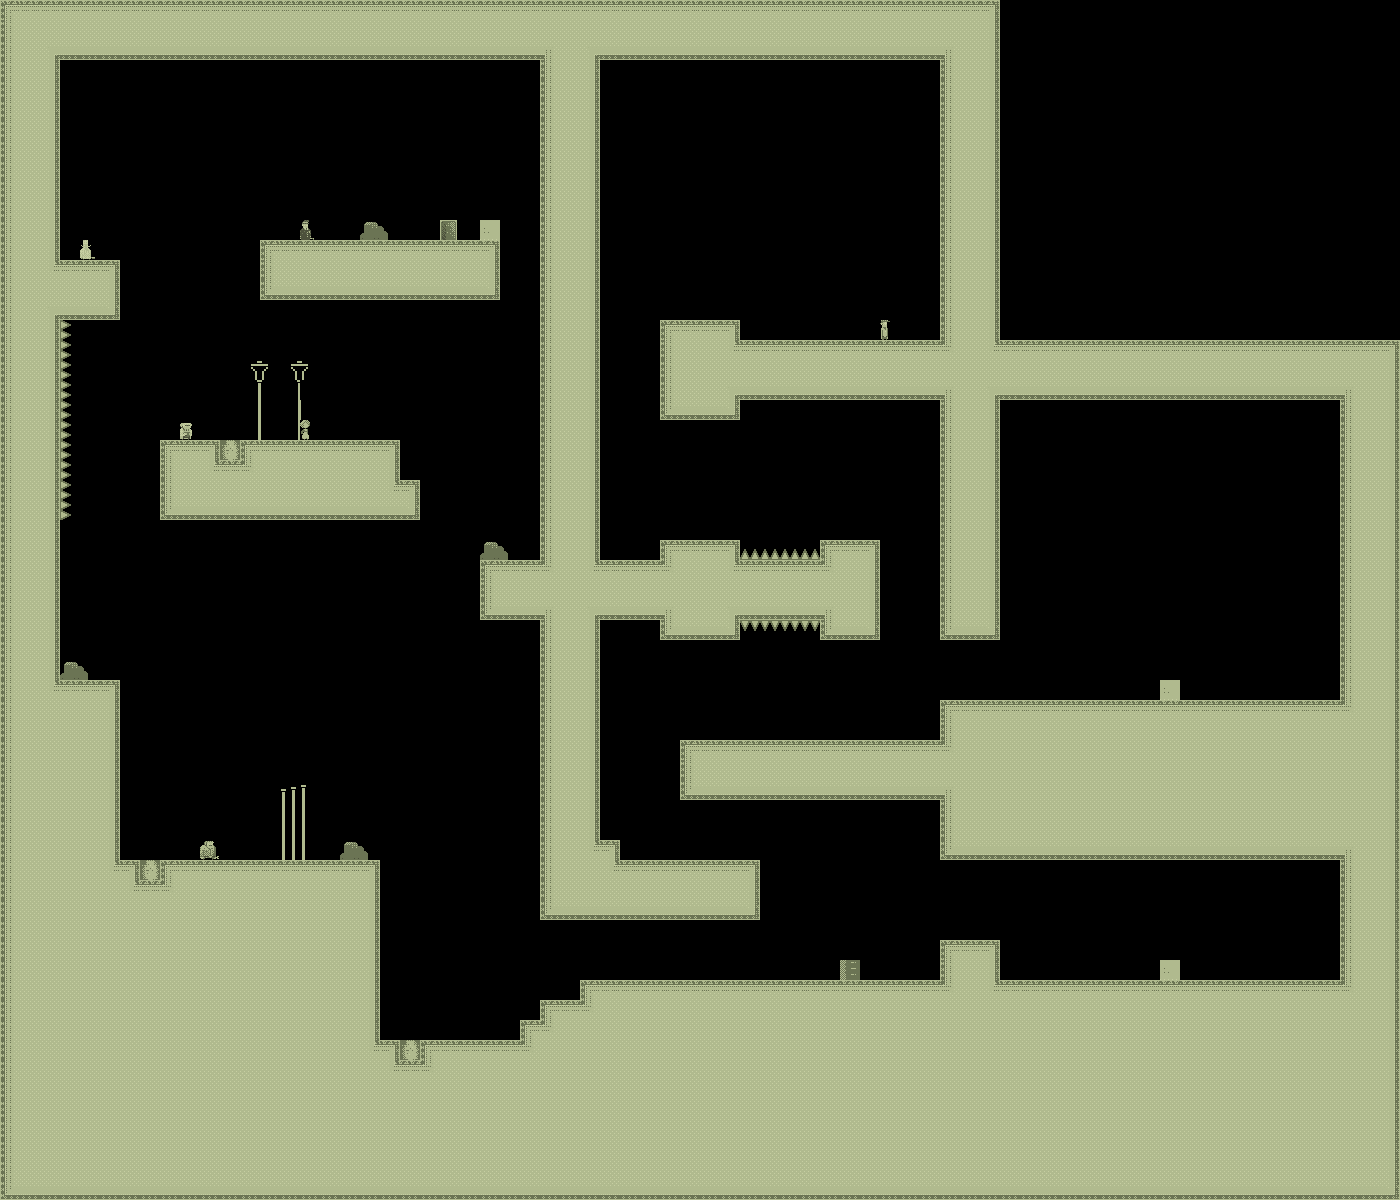

Below is a game level as drawn by its tile map, then a one-line description and the .tmx that defines it (tile-layer data replaced by summaries):
An orthogonal 70x60 tile map with 20x20 px tiles, 1 tile layer (bg) and 3 objects.

<map version="1.0" orientation="orthogonal" width="70" height="60" tilewidth="20" tileheight="20">
 <tileset firstgid="1" name="tiles_sydney" tilewidth="20" tileheight="20">
  <image source="../../../../../SuperLemonadeFactory1989Content/Lemonade/tiles_sydney.png" width="400" height="400" />
  <terraintypes>
   <terrain name="regularBlocks" tile="-1" />
  </terraintypes>
  <tile id="8" terrain=",,,0" />
  <tile id="9" terrain=",,0,0" />
  <tile id="10" terrain=",,0,0" />
  <tile id="11" terrain=",,0,0" />
  <tile id="12" terrain=",,0,0" />
  <tile id="13" terrain=",,0,0" />
  <tile id="14" terrain=",,0," />
  <tile id="15" terrain="0,0,0," />
  <tile id="16" terrain="0,0,,0" />
  <tile id="28" terrain=",0,,0" />
  <tile id="34" terrain="0,,0," />
  <tile id="35" terrain="0,,0,0" />
  <tile id="36" terrain=",0,0,0" />
  <tile id="48" terrain=",0,,0" />
  <tile id="54" terrain="0,,0," />
  <tile id="68" terrain=",0,,0" />
  <tile id="74" terrain="0,,0," />
  <tile id="88" terrain=",0,,0" />
  <tile id="94" terrain="0,,0," />
  <tile id="108" terrain=",0,,0" />
  <tile id="114" terrain="0,,0," />
  <tile id="128" terrain=",0,," />
  <tile id="129" terrain="0,0,," />
  <tile id="130" terrain="0,0,," />
  <tile id="131" terrain="0,0,," />
  <tile id="132" terrain="0,0,," />
  <tile id="133" terrain="0,0,," />
  <tile id="134" terrain="0,,," />
  <tile id="194" terrain="0,0,0,0" />
  <tile id="356">
   <properties>
    <property name="LargeCrate" value="" />
   </properties>
  </tile>
  <tile id="380">
   <properties>
    <property name="Andre" value="" />
   </properties>
  </tile>
  <tile id="381">
   <properties>
    <property name="Liselot" value="" />
   </properties>
  </tile>
  <tile id="382">
   <properties>
    <property name="Amsterdaam" value="" />
   </properties>
  </tile>
  <tile id="383">
   <properties>
    <property name="Worker" value="" />
   </properties>
  </tile>
  <tile id="384">
   <properties>
    <property name="Inspector" value="" />
   </properties>
  </tile>
  <tile id="385">
   <properties>
    <property name="Chef" value="" />
   </properties>
  </tile>
  <tile id="386">
   <properties>
    <property name="Exit" value="" />
   </properties>
  </tile>
  <tile id="387">
   <properties>
    <property name="Trampoline" value="" />
   </properties>
  </tile>
  <tile id="388">
   <properties>
    <property name="SmallCrate" value="" />
   </properties>
  </tile>
  <tile id="389">
   <properties>
    <property name="SugarBag" value="" />
   </properties>
  </tile>
 </tileset>
 <layer name="bg" width="70" height="60">
  <data>[4200 cells, 2029 non-empty, 70 distinct tile ids]</data>
 </layer>
 <objectgroup name="boxes" width="70" height="60">
  <object x="120" y="620">
   <polyline points="0,0 300,0" />
  </object>
  <object x="780" y="420">
   <polyline points="0,0 0,120" />
  </object>
  <object x="780" y="640">
   <polyline points="0,0 0,80" />
  </object>
 </objectgroup>
</map>
